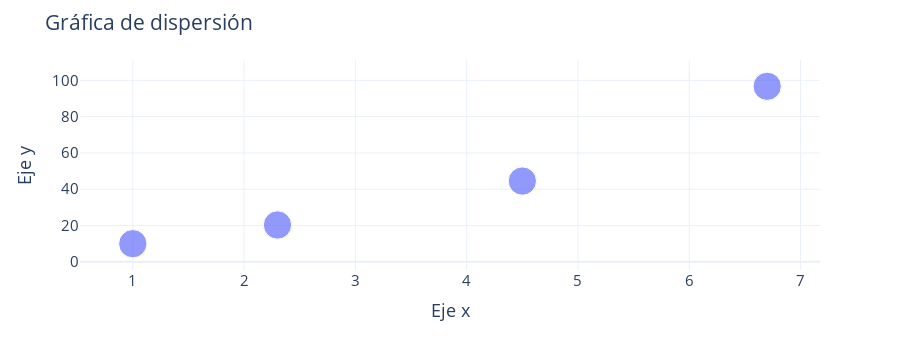

Source (notebook cell):
### Code cell
x = np.array([1,2.3,4.5,6.7])
y = np.array([10,20.3,44.5,96.7])

fig = px.scatter(x = x,y = y,size = 20*np.ones(x.shape[0]))
fig.update_layout(template = 'plotly_white',
                  xaxis = {'title':'Eje x'},
                  yaxis = {'title':'Eje y'},
                  title = 'Gráfica de dispersión',
                  font = dict(size=15),
                  height = 350
                  
                 )

### Figure 1 — Plotly figure (JSON) as saved in the notebook; plotly's stock layout.template omitted (floating-point values rounded to 4 significant figures)
{"data": [{"hoverlabel": {"namelength": 0}, "hovertemplate": "x=%{x}<br>y=%{y}<br>size=%{marker.size}", "legendgroup": "", "marker": {"color": "#636efa", "size": [20, 20, 20, 20], "sizemode": "area", "sizeref": 0.05, "symbol": "circle"}, "mode": "markers", "name": "", "showlegend": false, "type": "scatter", "x": [1, 2.3, 4.5, 6.7], "xaxis": "x", "y": [10, 20.3, 44.5, 96.7], "yaxis": "y"}], "layout": {"font": {"size": 15}, "height": 350, "legend": {"itemsizing": "constant", "tracegroupgap": 0}, "margin": {"t": 60}, "title": {"text": "Gráfica de dispersión"}, "xaxis": {"anchor": "y", "domain": [0, 1], "title": {"text": "Eje x"}}, "yaxis": {"anchor": "x", "domain": [0, 1], "title": {"text": "Eje y"}}}}
